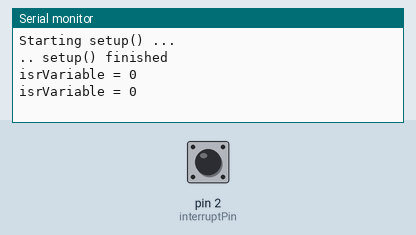
Simulated run of this sketch. Board: Arduino Uno, built with avr-gcc and run on an emulated ATmega328P. Parts: the last lines printed to the serial monitor. The inputs (shaded band) are chosen by the test bench; at power-on: pin 2 (interruptPin) HIGH.

Above: at 1.2 s.
1.3 s: pin 2 (interruptPin) pulled LOW for 0.15 s
At 2.7 s:
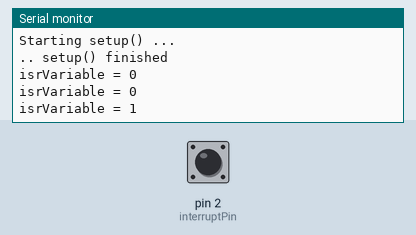
2.9 s: pin 2 (interruptPin) pulled LOW for 1 s
At 3.8 s:
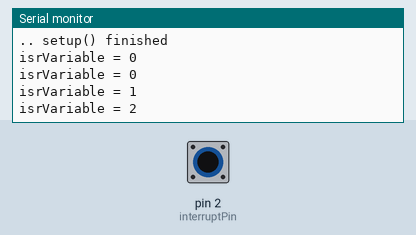
5.4 s: pin 2 (interruptPin) pulled LOW for 0.15 s
At 6.8 s:
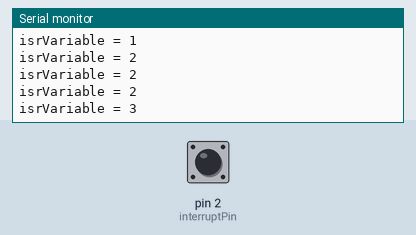
Timing chart, 0 to 8.4 s (numbered marks = the images above; inputs shaded):
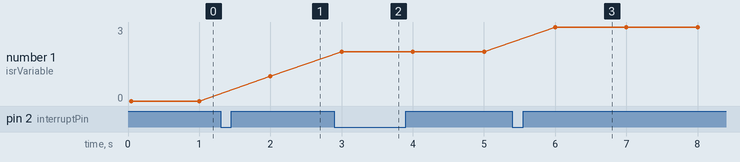

Measured:
- after the input at 1.3 s, the serial monitor: prints a new line after 0.70 s (image 1)
- after the input at 2.9 s, the serial monitor: prints a new line after 0.10 s (image 2)
- after the input at 5.4 s, the serial monitor: prints a new line after 0.60 s (image 3)
- plotted number 1: 0 → 1 after the input at 1.3 s, 1 → 2 after the input at 2.9 s, 2 → 3 after the input at 5.4 s

The sketch:

sketch_jun28a.ino
```cpp
const byte interruptPin = 2;
volatile int isrVariable = 0;

void setup() {
  Serial.begin(9600);
  Serial.println("Starting setup() ...");

  //
  // Turn on the pull up resistor on the interrupt pin
  // so we use level low as the interrup trigger.
  pinMode(interruptPin, INPUT_PULLUP);

  //
  // To get the behaviour of a single button push increments the counter
  // we use FALLING mode - ie. edge trigger.  If we use LOW the the interrupt
  // continuously fires while the button is pressed and the counter get incremented
  // something like 20,000 for a quick push!
  attachInterrupt(digitalPinToInterrupt(interruptPin), iterruptServiceRoutine, FALLING);

 Serial.println(".. setup() finished");
}

void iterruptServiceRoutine() {
  isrVariable++;
}

void loop() {
  Serial.print("isrVariable = ");
  Serial.println(isrVariable);
  delay(1000);
}
```
